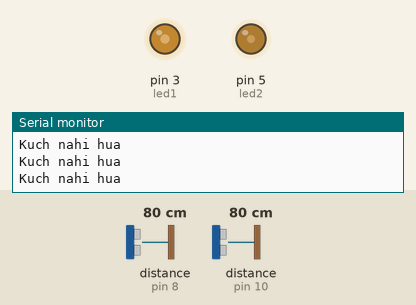
The sketch below on a simulated Arduino Uno, built with avr-gcc and run on an emulated ATmega328P. On the bench: output pins drawn as LEDs (lit = HIGH), the last lines printed to the serial monitor. Wiring (inferred from the names in the program): 2 × ultrasonic range finder: trigger pin 9, echo pin 8 / trigger pin 11, echo pin 10. The inputs (shaded band) are chosen by the test bench; at power-on: distance to the obstacle (sensors on pin 8, pin 10) 80 cm. The echo pulse lasts 58.3 µs per cm; pins used as bus, display or sensor lines are not drawn.

Above: at 1.2 s.
1.3 s: distance to the obstacle (sensor on pin 8) set to 41 cm
4.1 s: distance to the obstacle (sensor on pin 8) set to 32 cm
At 6.2 s:
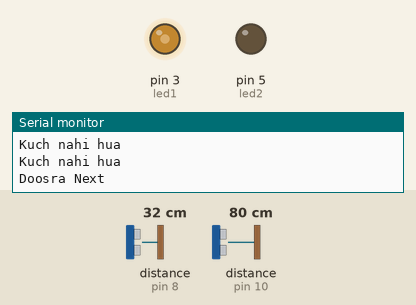
7.1 s: distance to the obstacle (sensor on pin 10) set to 40 cm
10.1 s: distance to the obstacle (sensor on pin 10) set to 33 cm
At 11.8 s:
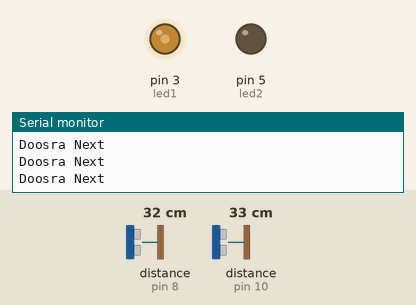
13.1 s: distance to the obstacle (sensor on pin 8) set to 25 cm
15.4 s: distance to the obstacle (sensor on pin 8) set to 21 cm
Timing chart, 0 to 18.5 s (numbered marks = the images above; inputs shaded):
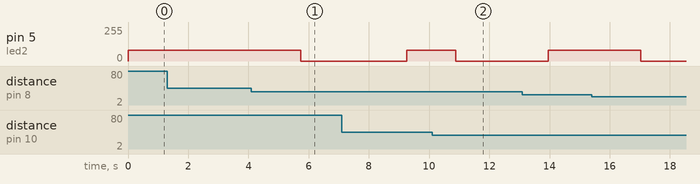

The sketch:

Ultrasound_final.ino
```cpp
const int trig1 = 9;
const int echo1 = 8;
const int trig2 = 11;
const int echo2 = 10;
int led1 = 3;
int led2 = 5;
int key, pw;
int out1 = 1;
int out2 = 1;
int pow1 = 80;
int pow2 = 80;
long dur;
int dist1, dist2;
float r;
unsigned long temp = 0;
int old_dist = 0, l = 0;

void find_distance(void){
  digitalWrite(trig1, LOW);
  delayMicroseconds(2);
  digitalWrite(trig1, HIGH);
  delayMicroseconds(10);
  digitalWrite(trig1, LOW);

  dur = pulseIn(echo1, HIGH, 5000);

  r = 3.4*dur/2;
  dist1 = r/100.0;

  digitalWrite(trig2, LOW);
  delayMicroseconds(2);
  digitalWrite(trig2, HIGH);
  delayMicroseconds(10);
  digitalWrite(trig2, LOW);

  dur = pulseIn(echo2, HIGH, 5000);

  r = 3.4*dur/2;
  dist2 = r/100.0;
  delay(100);
}
void setup() {
  Serial.begin(9600);
  pinMode(trig1, OUTPUT);
  pinMode(echo1, INPUT);
  pinMode(trig2, OUTPUT);
  pinMode(echo2, INPUT);
  pinMode(led1, OUTPUT);
  pinMode(led2, OUTPUT);
  analogWrite(led2, pow2);
  analogWrite(led1, 120);
}

void loop() {
  find_distance();
  key = 0;

  if(dist2 <= 35 && dist2 >= 5){
    delay(100);
    temp = millis();
    int k = 0, checker = 0;
    while(millis() <= (temp + 300)){
      find_distance();
    }

    if(dist2 <= 35 && dist2 >= 5){
      int old_dist = dist2;
      while((dist2 <= 50 || dist2 == 0) && k < 10){
        find_distance();
        if((old_dist + 8) < dist2){
          checker++;
        }
        else if((old_dist - 8) > dist2){
          checker--;
        }
        k++;
      }
      if(checker == 0){
        key = 1;
        Serial.println("Next");
      }
      else if(checker > 0){
        key = 2;
        pw = checker;
        while(checker){
          checker--;
          Serial.println("Down");
        }
      }
      else{
        key = 3;
        pw = abs(checker);
        while(checker < 0){
          checker++;
          Serial.println("Up");
        }
      }
    }
  }

  if(dist1 <= 35 && dist1 >= 5){
    delay(100);
    temp = millis();
    int k = 0, checker = 0;
    while(millis() <= (temp + 300)){
      find_distance();
    }

    if(dist1 <= 35 && dist1 >= 5){
      int old_dist = dist1;
      while((dist1 <= 50 || dist1 == 0) && k < 10){
        find_distance();
        if((old_dist + 8) < dist1){
          checker++;
        }
        else if((old_dist - 8) > dist1){
          checker--;
        }
        k++;
      }
      if(checker == 0){
        key = 4;
        Serial.println("Doosra Next");
      }
      else if(checker > 0){
        key = 5;
        pw = checker;
        while(checker){
          checker--;
          Serial.println("Doosra Down");
        }
      }
      else{
        key = 6;
        pw = abs(checker);
        while(checker < 0){
          checker++;
          Serial.println("Doosra Up");
        }
      }
    }
  }

  else{
    Serial.println("Kuch nahi hua");
  }
  if(key == 0){
    loop();
  }
  else if(key == 1){
    out1 = (out1 + 1)%2;
    if(out1){
      analogWrite(led1, pow1);
    }
    else{
      analogWrite(led1, 0);
    }
  }
  else if(key == 2){
    if(out1){
      pow1 = max(5, pow1 - 10*pw);
      analogWrite(led1, pow1);
    }
  }
  else if(key == 3){
    if(out1){
      pow1 = min(255, pow1 + 10*pw);
      analogWrite(led1, pow1);
    }
  }
  else if(key == 4){
    out2 = (out2 + 1)%2;
    if(out2){
      analogWrite(led2, pow2);
    }
    else{
      analogWrite(led2, 0);
    }
  }
  else if(key == 5){
    if(out2){
      pow2 = max(5, pow2 - 15*pw);
      analogWrite(led2, pow2);
    }
  }
  else{
    if(out2){
      pow2 = min(255, pow2 + 15*pw);
      analogWrite(led2, pow2);
    }
  }
  delay(50);
}
```

Measured:
- the behaviour switches between 37 and 36 cm on distance to the obstacle (sensor on pin 8) (found by bisection; images 0 and 1)
- after the input at 4.1 s, pin 5 (led2): 80/255 → 0/255 after 1.6 s
- after the input at 10.1 s, pin 5 (led2): goes on until 10.9 s, then stays 0/255
